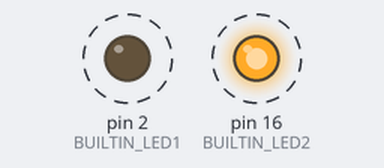
The sketch below on a simulated Arduino Uno, built with avr-gcc and run on an emulated ATmega328P. Shown: output pins drawn as LEDs (lit = HIGH). Dashed ring = blinking.

Above: at 0.05 s.
Timing chart, 0 to 3.0 s (numbered marks = the images above):
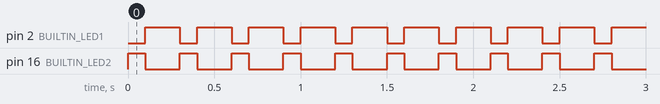

The sketch:

temp1.ino
```cpp
const short int BUILTIN_LED1 = 2; //GPIO2
const short int BUILTIN_LED2 = 16;//GPIO16

void setup() {

pinMode(BUILTIN_LED1, OUTPUT); // Initialize the BUILTIN_LED1 pin as an output
pinMode(BUILTIN_LED2, OUTPUT); // Initialize the BUILTIN_LED2 pin as an output

}

void loop() {

digitalWrite(BUILTIN_LED1, LOW); // Turn the LED ON by making the voltage LOW digitalWrite(BUILTIN_LED2, HIGH); // Turn the LED off by making the voltage HIGH
digitalWrite(BUILTIN_LED2, HIGH); // Turn the LED ON by making the voltage LOW
delay(100); // Wait for a second
digitalWrite(BUILTIN_LED1, HIGH); // Turn the LED off by making the voltage HIGH
digitalWrite(BUILTIN_LED2, LOW); // Turn the LED ON by making the voltage LOW
delay(200); // Wait for two seconds

}
```

Measured:
- by itself, pin 2 (BUILTIN_LED1): alternates HIGH for 0.20 s and LOW for 0.10 s
- by itself, pin 16 (BUILTIN_LED2): alternates HIGH for 0.10 s and LOW for 0.20 s
